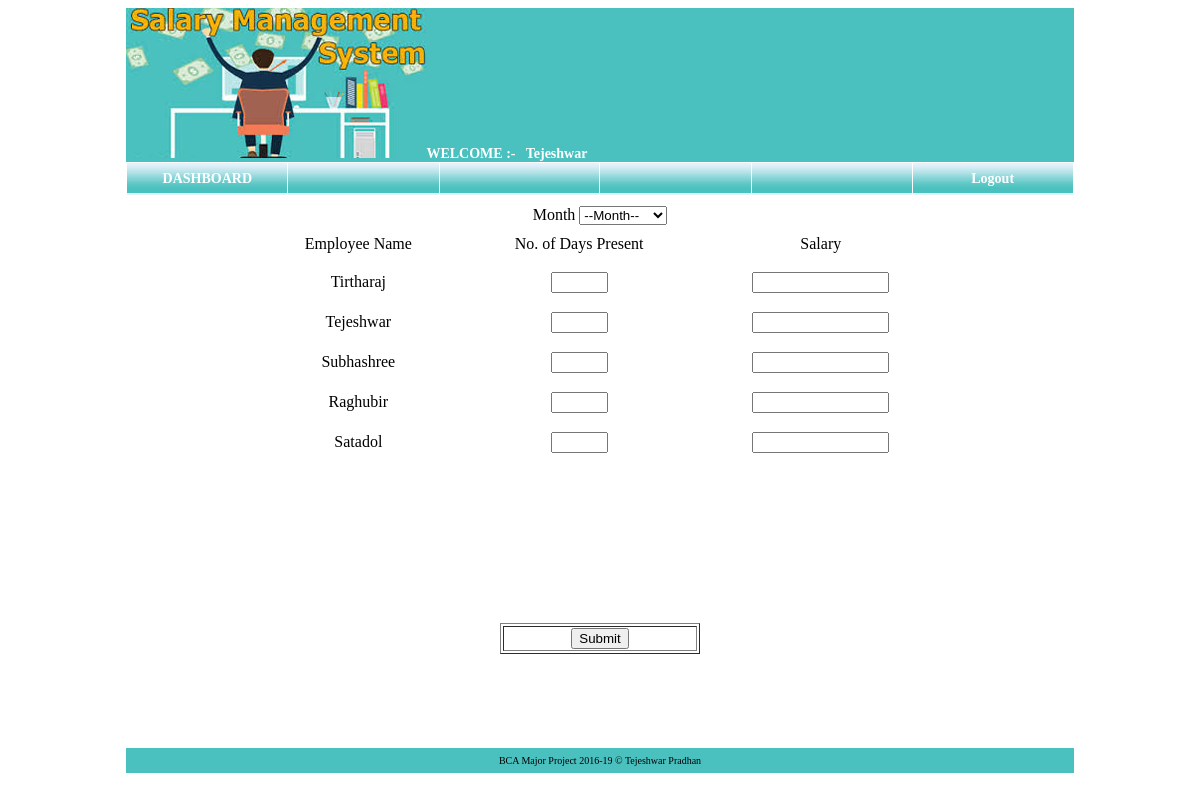
The app's page /salary_generation.php (signed in) with its own data.
### tables this page shows
CREATE TABLE IF NOT EXISTS employee_master (
  emp_id int(11) NOT NULL AUTO_INCREMENT,
  emp_name varchar(255) NOT NULL,
  designation_id varchar(255) NOT NULL,
  emp_email varchar(255) NOT NULL,
  emp_mobile varchar(255) NOT NULL,
  emp_address varchar(255) NOT NULL,
  `password` varchar(255) NOT NULL,
  login_type enum('E','A') NOT NULL,
  PRIMARY KEY (emp_id),
  KEY emp_designation (designation_id),
  KEY emp_designation_2 (designation_id)
);

### salary_generation.php (the view, shortened to what this page needs)
<?php
include "connection/connection.php";
?>
<!DOCTYPE html PUBLIC "-//W3C//DTD XHTML 1.0 Transitional//EN" "http://www.w3.org/TR/xhtml1/DTD/xhtml1-transitional.dtd">
<html xmlns="http://www.w3.org/1999/xhtml">
<head>
<link href="style/style.css" rel="stylesheet" type="text/css" />
</head>
<body>
<table width="80%" border="0" align="center" cellpadding="0" cellspacing="0">
  <tr>
    <td><?php include "includes/header.php";?></td>
  </tr>
  <tr>
    <td><form id="form1" name="form1" method="post" action="">
      <table width="63%" height="138" border="0" align="center" cellpadding="0" cellspacing="0">
        <tr>
          <td colspan="3" align="center"> Month
            <select name="month" id="month">
                <option selected="selected">--Month--</option>
            </select></td>
        </tr>
        <tr>
          <td width="19%" height="37" align="center"> Employee Name </td>
          <td width="55%" align="center">No. of Days Present </td>
          <td width="26%" align="center">Salary</td>
        </tr>
        <?php
				$lsql = "select * from employee_master";
				$lrec = mysqli_query($conn,$lsql);
				$l = 1;
				while($lres = mysqli_fetch_assoc($lrec))
				{
				     $designation_id = $lres['designation_id'] ;
	 				$sql_s = "select * from salary_structure where designation_id = '$designation_id'";
	 				$rec_s = mysqli_query($conn,$sql_s);
	 				$res_s = mysqli_fetch_assoc($rec_s);
				    $basic_sal = $res_s['basic_sal'];
				    $agp = $res_s['agp'];
					$sum = $basic_sal + $agp;
			?>
        <tr>
          <td height="40" align="center"><?php echo $lres['emp_name'];?></td>
          <td align="center"><input name="sum<?php echo $l;?>" type="hidden" id="sum<?php echo $l;?>" value="<?php echo $sum;?>" />
              <input name="nodp<?php echo $l;?>" type="text" id="nodp<?php echo $l;?>"  size="4"    onblur="get_val(this)" />
              <input type="hidden" name="work_b<?php echo $l;?>" id="work_b<?php echo $l;?>"></td>
          <td align="center"><input name="eid<?php echo $l;?>" type="hidden" id="eid<?php echo $l;?>" value="<?php echo $lres['emp_id'];?>" />
              <input name="salary<?php echo $l;?>"
	  type="text"  value="" id="salary<?php echo $l;?>" size="14" />
              <input name="gross<?php echo $l;?>" type="hidden" id="gross<?php echo $l;?>"></td>
          <?php
     $l++;
			}
	$sql_ad = "select * from allown_ded_master";
	$rec_ad = mysqli_query($conn,$sql_ad);
	$i = 1;
	while($res_ad = mysqli_fetch_assoc($rec_ad))
		{
	?>
        </tr>
        <tr>
          <td height="37" align="center"><input name="adname<?php echo $i;?>" type="hidden" id="adname<?php echo $i;?>" value="<?php echo $res_ad['a_d_name'];?>" />
              <input name="adtype<?php echo $i;?>" type="hidden" id="adtype<?php echo $i;?>" value="<?php echo $res_ad['a_d_type'];?>" /></td>
          <td height="37" align="center">&nbsp;</td>
          <td height="37" align="center">&nbsp;</td>
        </tr>
        <?php
	  $i++;
	}
    ?>
      </table>
      <p>&nbsp;</p>
      <table width="200" border="1" align="center">
        <tr>
          <td align="center"><input type="submit" name="Submit" value="Submit" /></td>
        </tr>
      </table>
      <p>&nbsp; </p>
      <p>&nbsp; </p>
    </form></td>
  </tr>
  <tr>
    <td><?php include "includes/footer.php";?></td>
  </tr>
</table>
</body>
</html>

### records on screen
employee_master: emp_name "Tirtharaj"
employee_master: emp_name "Tejeshwar"
employee_master: emp_name "Subhashree"
employee_master: emp_name "Raghubir"
employee_master: emp_name "Satadol"

### other values on screen
$_SESSION['ename'] "Tejeshwar"
